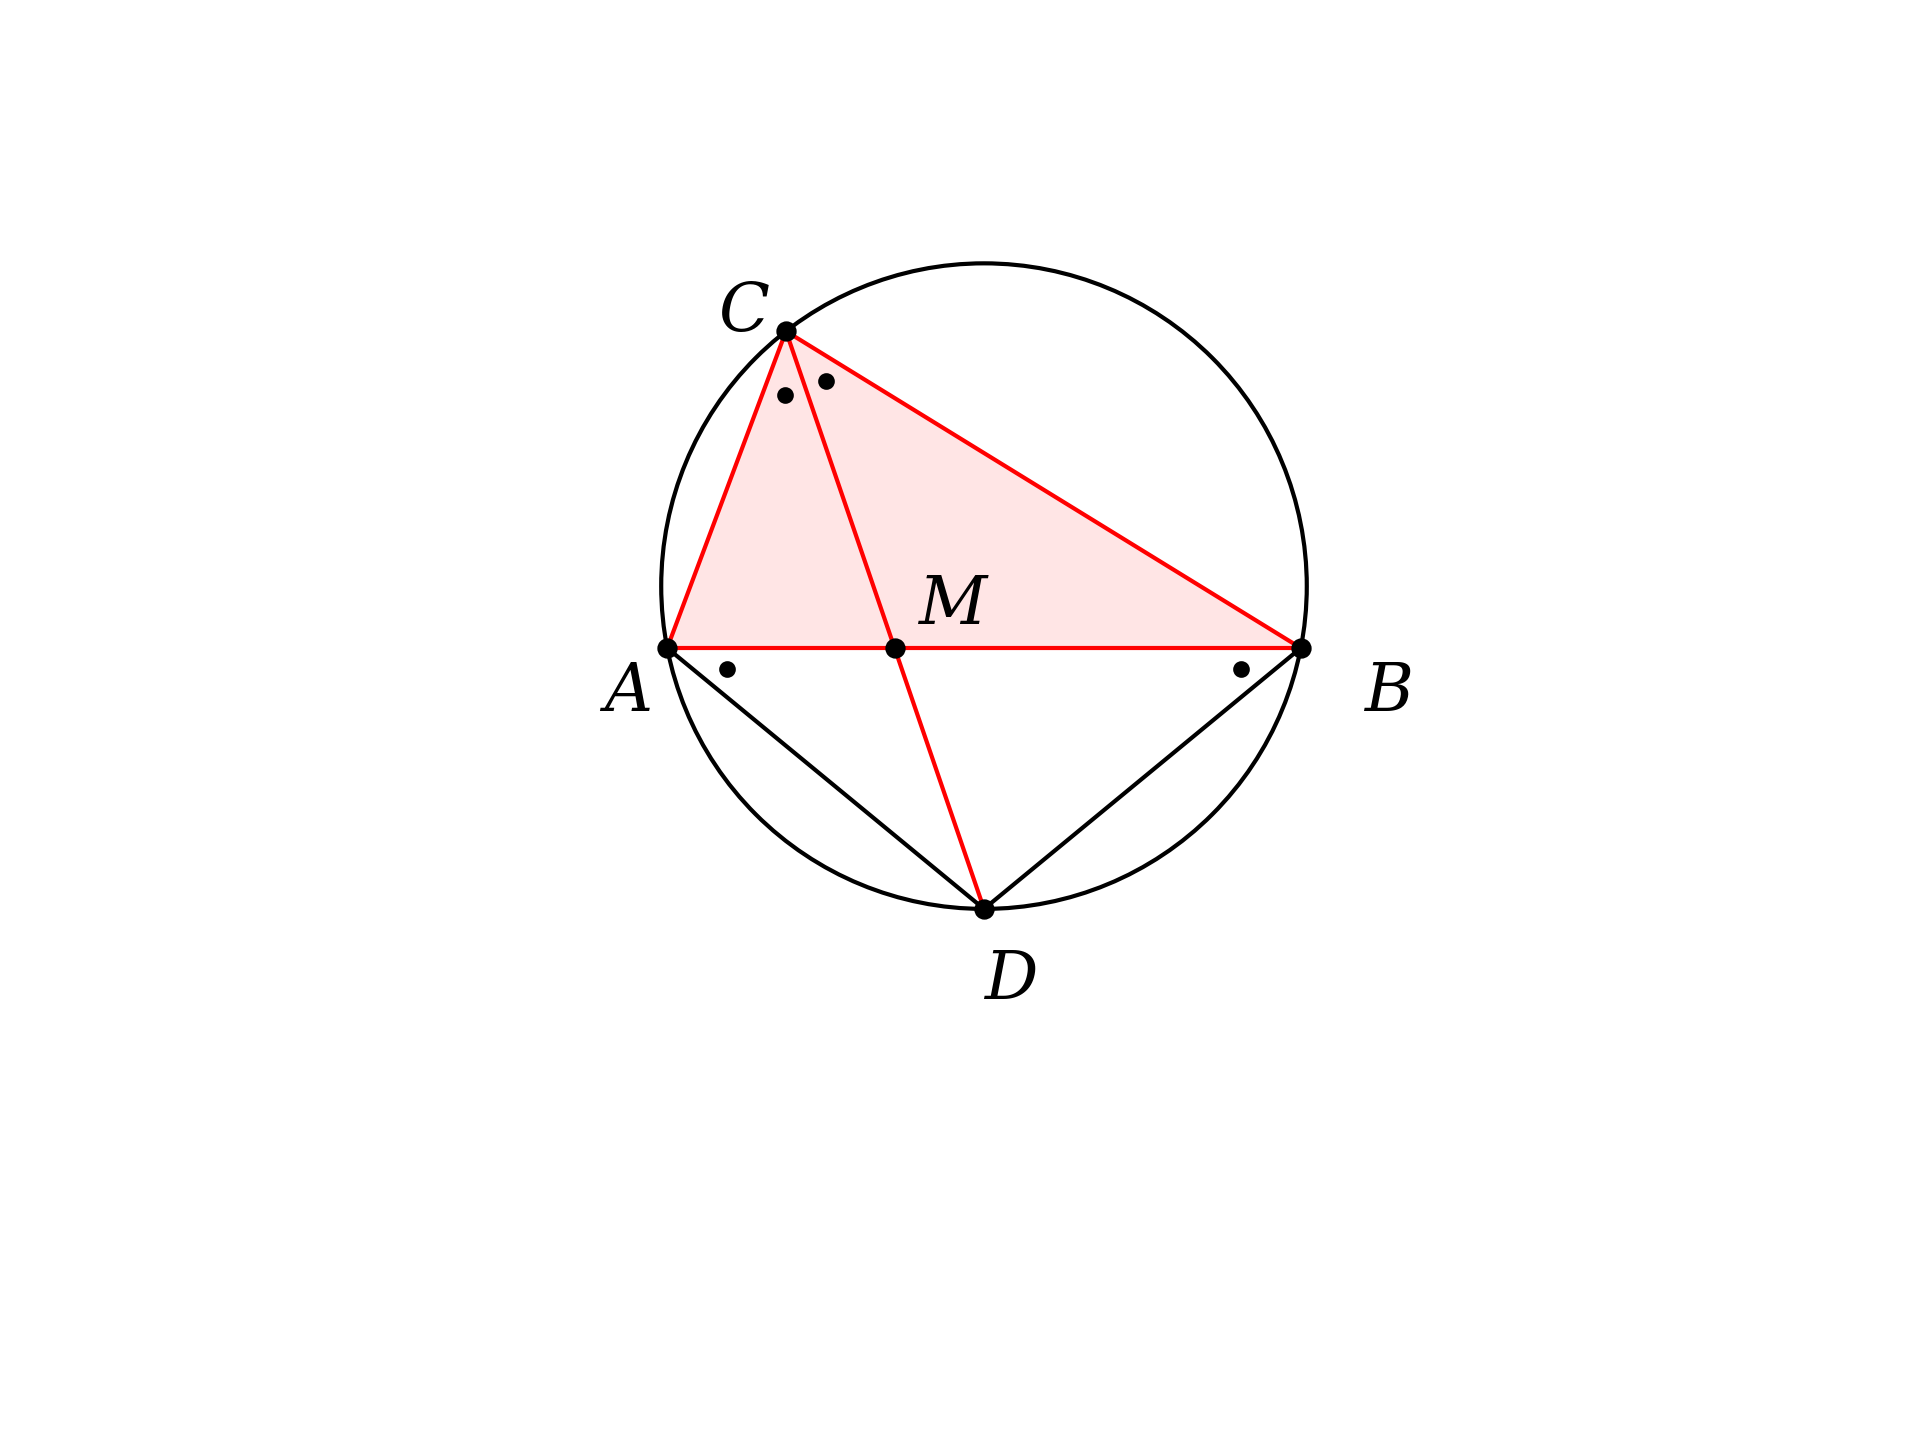

Here is the Python script that generated this plot:
import path
import matplotlib.pyplot as plt
import numpy as np
import geometry as geo

fig, ax = geo.init()
ax.set(xlim=(-20,120), ylim=(-40,100))

A = geo.Point(10,40)
B = geo.Point(90,40)
C = geo.Point(25,80)

geo.fill_polygon(ax,[A,B,C])
geo.outline_polygon(ax,[A,B,C],ec='red')

Q,r = geo.get_circumcircle([A,B,C])

circle1 = plt.Circle(
    (Q.x,Q.y),r,fc='none',ec='k')
ax.add_patch(circle1)

M = geo.bisect_angle_Euclid(C,[A,B])
D = geo.get_intersection_line_segment_circle(
        [C,M],[Q,r])[1]
        
geo.draw_line_segment(ax,[C,D],ec='r')
geo.draw_line_segments(ax,[[A,D],[B,D]])

geo.label_points([('A',A,'SW',8),
                  ('B',B,'SE',8),
                  ('C',C,'W',6),
                  ('D',D,'S',8),
                  ('M',M,'NE',3),
                  ])

geo.mark_angles(ax,
    [[A,C,D],[B,C,D],[B,A,D],[D,B,A]],c='k',d=8,s=9)

geo.scatter_points(ax,[A,B,C,D,M])


# ----------------------------------------

plt.gca().set_axis_off()
ofn = '/Users/telliott/Desktop/bisector3.png'
plt.savefig(ofn, dpi=300)





